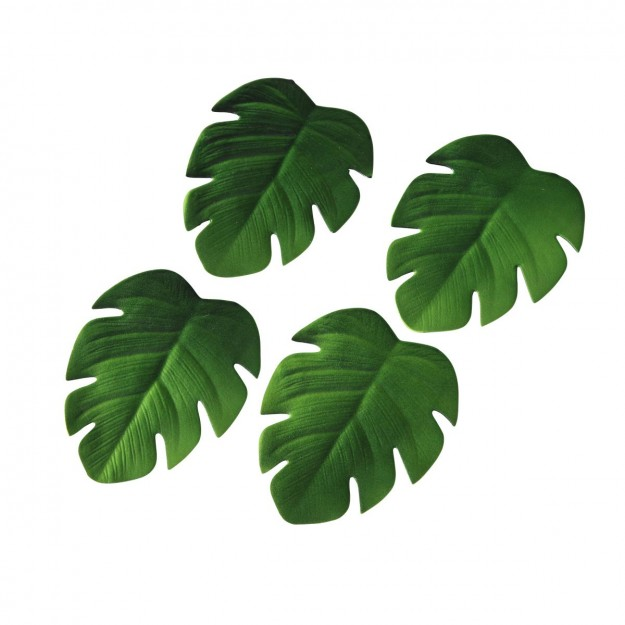
#> input picture Pruebas/siempre_verde.png, 625 x 625 px
$ jupyter execute 'OpenCV umbrelizado threshold.ipynb'
#> lines starting #> are read from the running program, lines starting #| are printed output that depends on the picture; after the words box and inside, x2 and y2 are one past the last pixel; in counts of white or black regions, pixels touching at a corner belong together
[cell 1]
#! /usr/bin/env python (umbralizado_opencv.py)
# -*- coding: utf-8 -*-
import cv2
img = cv2.imread ( 'siempre_verde.png' , 0)
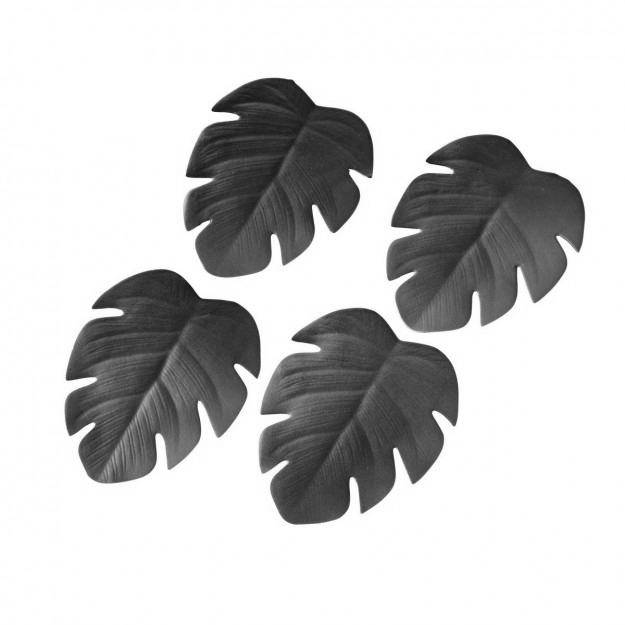
#> img: shape (625, 625); min 24, max 255, mean 202.2
thr = 200
maxval = 255
retval , dst = cv2.threshold ( img , thr , maxval , cv2.THRESH_BINARY)
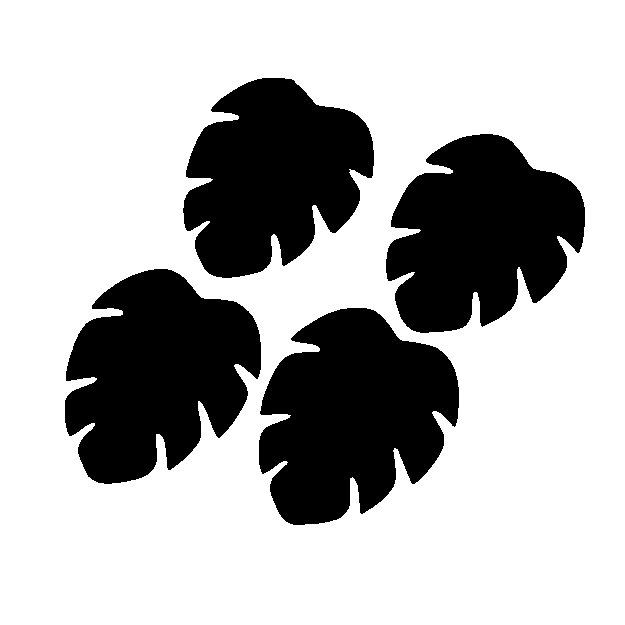
#> dst: shape (625, 625); 71% white; 4 black regions, box (x1, y1, x2, y2) and area: (259, 308, 459, 525) 30242, (65, 269, 261, 484) 29024, (386, 134, 585, 333) 27500, (183, 78, 374, 278) 26320
#> retval = 200
cv2.imwrite ( ' resul tado_opencv.png ' , dst )
retval , dst = cv2.threshold ( img, int () , maxval , cv2.THRESH_OTSU)
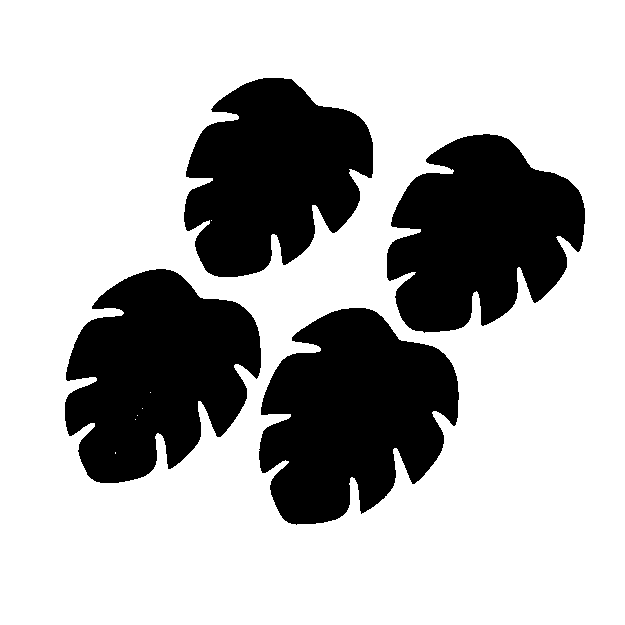
#> dst: shape (625, 625); 71.3% white; 4 black regions, box (x1, y1, x2, y2) and area: (259, 308, 459, 525) 29938, (65, 269, 261, 483) 28753, (387, 134, 585, 333) 27206, (184, 78, 373, 277) 26076
#> retval = 163
print ( "Umbral Otsu= " , retval )
#| Umbral Otsu=  163.0
cv2.imwrite(' resul tado_opencv_otsu.png ' , dst )
#> Out = True
